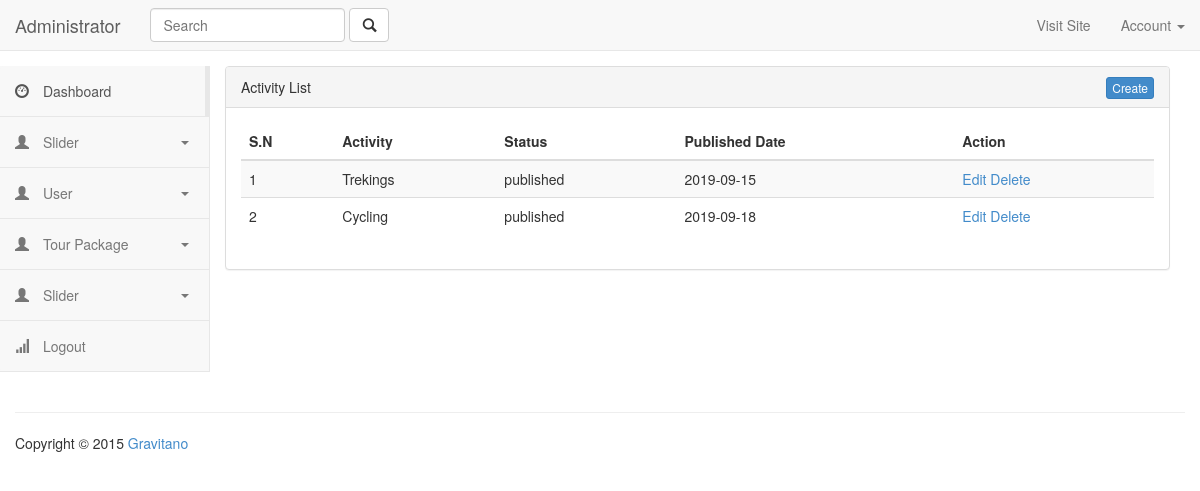
/admin/Activity/Index.php, run on the app's committed database.
### tables this page shows
CREATE TABLE IF NOT EXISTS `activities` (
  `Id` int(11) NOT NULL AUTO_INCREMENT,
  `Activity` varchar(250) NOT NULL,
  `Description` varchar(250) DEFAULT NULL,
  `Status` tinyint(1) NOT NULL,
  `CreatedBy` int(11) NOT NULL,
  `CreatedAt` date NOT NULL,
  `ModifiedBy` int(11) DEFAULT NULL,
  `ModifiedAt` datetime DEFAULT NULL,
  PRIMARY KEY (`Id`)
);

### helper.php (called while the page is built, shortened)
<?php
function Status($status)
{
    $data = "draft";
    if ($status == 1) {
        $data = "published";
    }
    return $data;
}

### admin/Activity/Index.php (the view, shortened to what this page needs)
<?php
require_once "../header.php";
require_once "../../helper.php";
include_once ("../sidebar.php");
?>
<div class="col-md-10 content">
    <div class="panel panel-default">
        <div class="panel-heading">
            Activity List
            <a href="<?=URL . "admin/Activity/create.php"?>" class="pull-right btn btn-primary btn-xs">Create</a>
        </div>
        <div class="panel-body">
            <table class="table table-striped">
                <thead>
                    <tr>
                        <th>S.N</th>
                        <th>Activity</th>
                        <th>Status</th>
                        <th>Published Date</th>
                        <th>Action</th>
                    </tr>
                </thead>
                <tbody>
                    <?php
$query = "SELECT * FROM `activities`";
$execute = mysqli_query($con, $query);
$data = mysqli_fetch_all($execute, MYSQLI_ASSOC);
$count = 1;
if ($data != null) {
    foreach ($data as $item) {
        ?>
                    <tr>
                        <td><?=$count++?></td>
                        <td><?=$item["Activity"]?></td>
                        <td><?=Status($item["Status"])?></td>
                        <td><?=$item["CreatedAt"]?></td>
                        <td>
                            <a href="<?=URL . "admin/Activity/Edit.php?id=" . $item["Id"]?>">Edit</a>
                            <a href="<?=URL . "admin/Activity/delete.php?id=" . $item["Id"]?>">Delete</a>
                        </td>
                    </tr>
                    <?php
}
}
?>
                </tbody>
            </table>
        </div>
    </div>
</div>
<?php require_once "../footer.php";
?>

### data on the page
activities: Activity "Trekings", Status "published", CreatedAt "2019-09-15"
activities: Activity "Cycling", Status "published", CreatedAt "2019-09-18"
